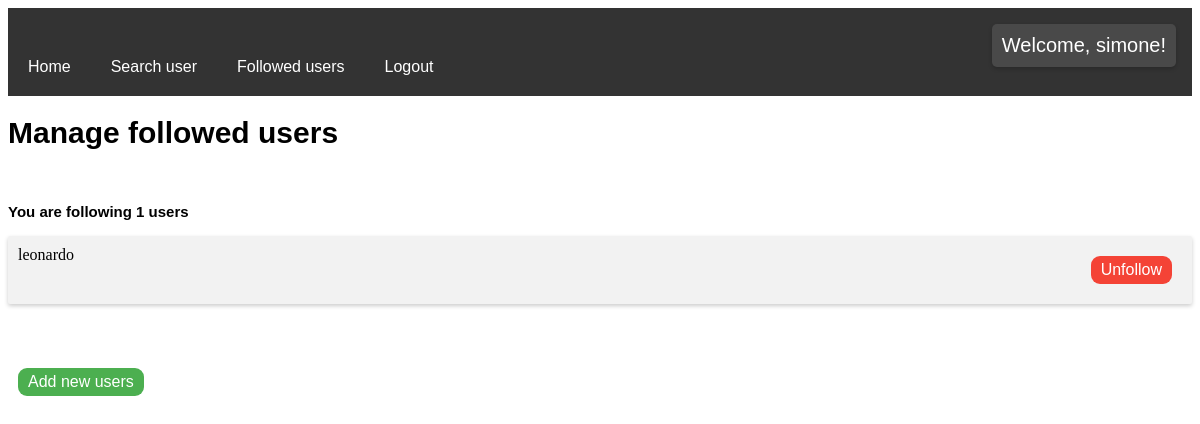
The page /users/manage_followed_users (signed in) on the database as committed earlier.
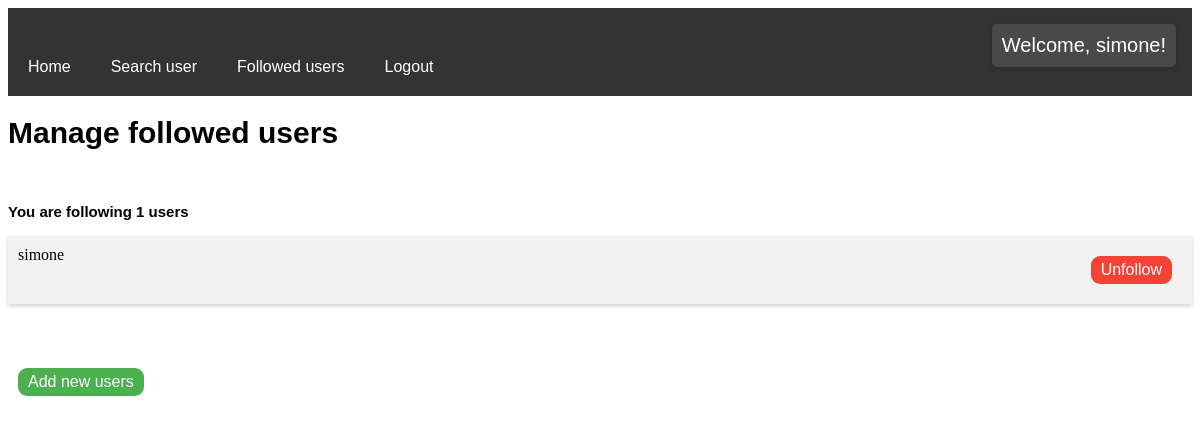
The same page on the database as committed later.
### users/models.py (models this page shows, shortened)
class UserFollows(models.Model):
    id = models.AutoField(primary_key=True)
    user = models.ForeignKey(User, on_delete=models.CASCADE)
    followed_user = models.ForeignKey(User, on_delete=models.CASCADE, null=True, related_name='followed_user')

### users/views.py (the view)
# urls.py: path('manage_followed_users', views.ManageFollowedUsers.as_view(), name='manage_followed_users'),
class ManageFollowedUsers(ListView):
    model = UserFollows
    template_name = 'manageFollowedUsers.html'
    context_object_name = 'followed_users'
    def get_queryset(self):
        return UserFollows.objects.filter(user=self.request.user)

### templates/manageFollowedUsers.html (shortened to what this page needs)
{% extends 'base.html' %}
{% block content %}
    <h1> Manage followed users </h1>
    <br>
    {% if followed_users %}
        <h3> You are following {{ followed_users|length }} users </h3>
    {% else %}
        <h3> You are not following any users </h3>
    {% endif %}
    <ul class="card">
    {% for user in followed_users %}
        <li>
            {{ user.followed_user.username }}
            <a href="{% url 'unfollow_user' user.followed_user.id %}">
                <button class="unsubscribe">Unfollow</button>
            </a>
        </li>
        <br>
    {% endfor %}
    </ul>
    <a href="{% url 'search_user' %}">
        <button class="new" type="button">Add new users</button>
    </a>
{% endblock %}

Rows that differ between the two databases and show on the page:
removed UserFollows: followed_user.username "leonardo"
added UserFollows: followed_user.username "simone"
